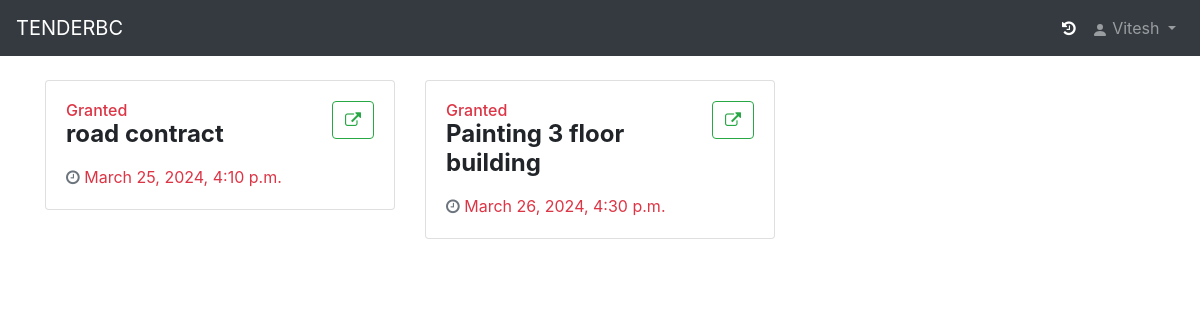
Before: /PastBids/ (signed in) with the older database file.
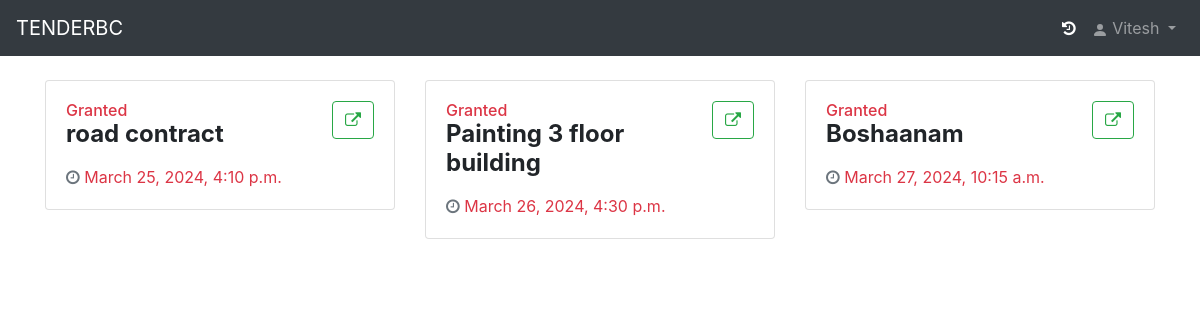
After: the same page with the newer database file.
### TENDERBC_App/models.py (models this page shows)
class Tender(models.Model):
    sts = (('Inactive','Inactive'),('Active','Active'),('Completed','Completed'),('Granted','Granted'))
    title = models.CharField(max_length=100, null=False, blank=False)
    description = models.CharField(max_length=1000, null=False, blank=False)
    document = models.FileField(upload_to='tender documents/')
    start_date_time = models.DateTimeField("Start")
    end_date_time = models.DateTimeField("End")
    Status = models.CharField("Status", choices=sts, default='Inactive', max_length=9)

### TENDERBC_App/views.py (the view)
# urls.py: path('PastBids/',views.Past_Bids,name='pbs'),
def Past_Bids(request):
    list_tenders = list(Bid.objects.filter(bidder_id=request.user.id).values_list('tender_id', flat=True))
    submitted_tenders = Tender.objects.filter(id__in=list_tenders)
    return render(request, 'html/past_bids.html',{'submitted_tenders':submitted_tenders})

### templates/html/past_bids.html (shortened to what this page needs)
{% extends 'html/base.html' %}
{% load static %}
{% block content %}
    <div class="container mt-4">
            <div class="row">
                {% for i in submitted_tenders %}
                <div class="col-xl-4 col-lg-6">
                    <div class="card card-stats mb-4 mb-xl-0">
                      <div class="card-body">
                        <div class="row">
                          <div class="col">
                            <h6 class="card-title text-danger mb-0 ">{{i.Status}}</h6>
                            <span class="h4 font-weight-bold mb-0">{{i.title}}</span>
                          </div>
                          <div class="col-auto">
                            {% if request.user.is_authenticated %}
                            <a href="{% url 'vt' i.id %}" class="btn btn-outline-success"><i class="fa fa-external-link"></i></a>
                            {% else %}
                            <a href="{% url 'ln' %}" class="btn btn-outline-success"><i class="fa fa-external-link"></i></a>
                            {% endif %}
                          </div>
                        </div>
                        <p class="mt-3 mb-0 text-muted text-sm">
                          <span class="text-nowrap"><i class="fa fa-clock-o"></i></span>
                          <span class="text-danger mr-2">{{i.end_date_time}}</span>
                        </p>
                      </div>
                    </div>
                  </div>
                {% endfor %}
            </div>
    </div>
{% endblock %}

Changed rows visible on the page:
added Tender: Status "Granted", title "Boshaanam", end_date_time "March 27, 2024, 10:15 a.m."
